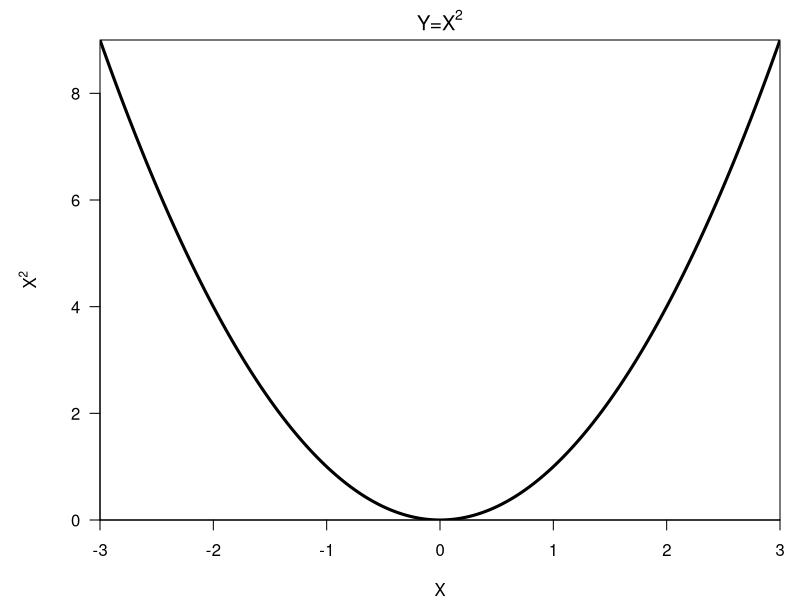
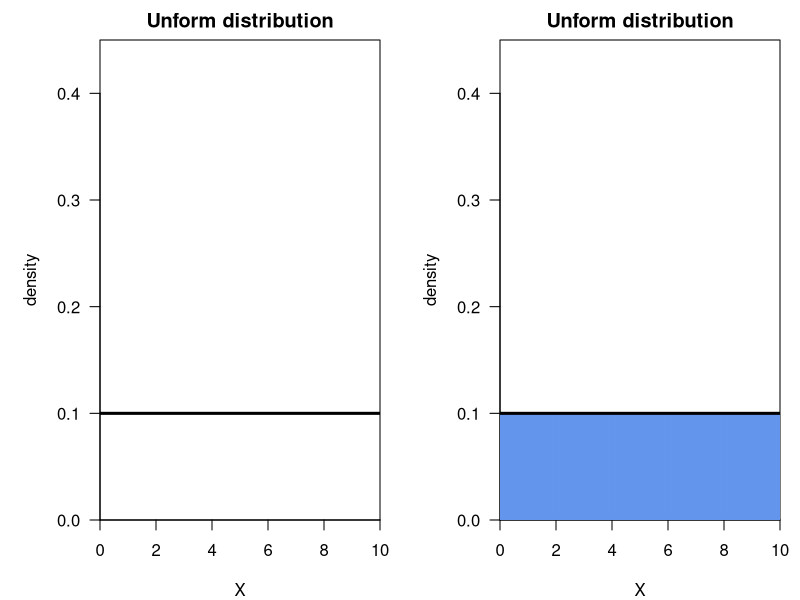
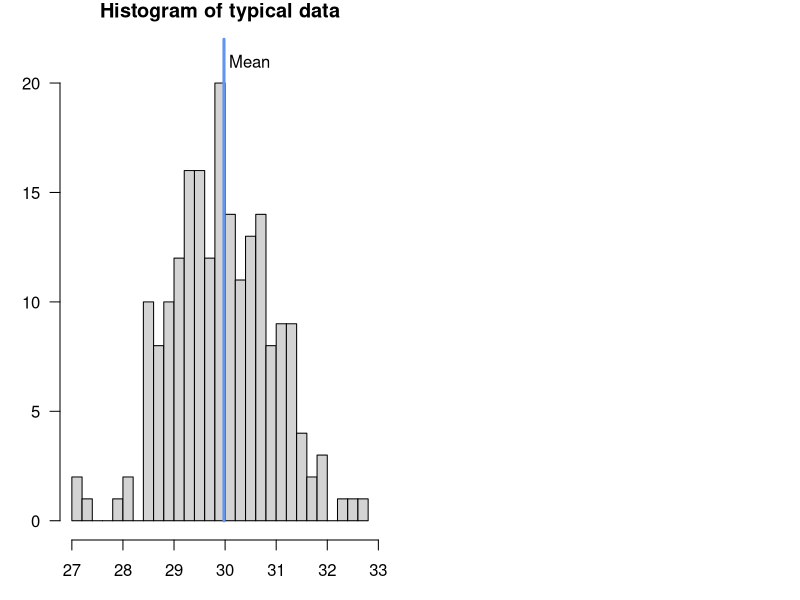
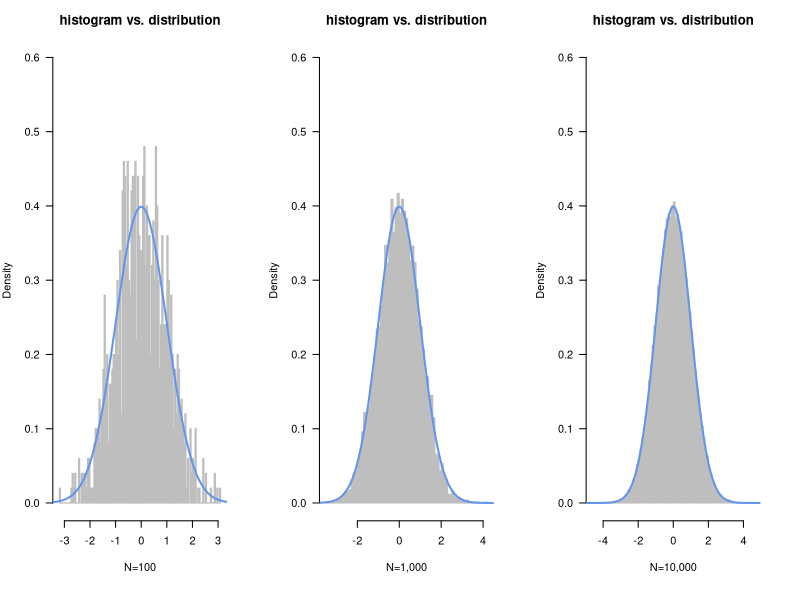
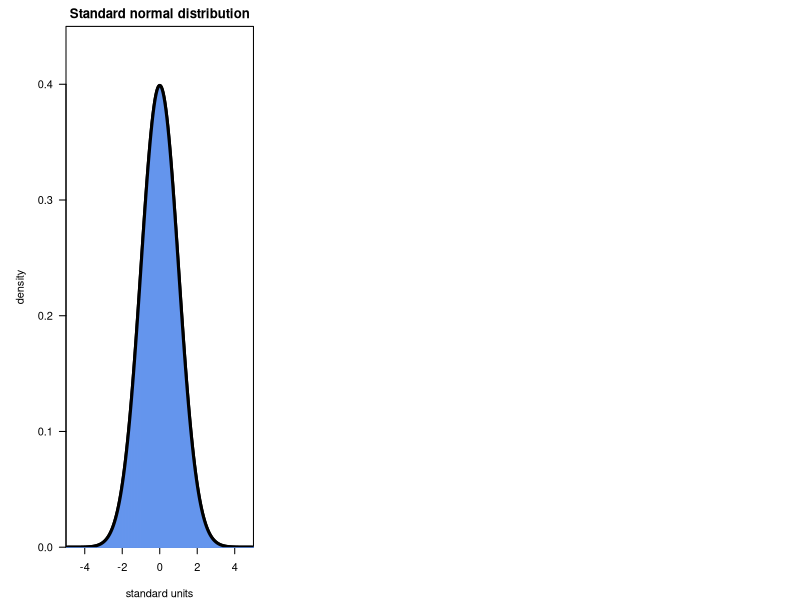
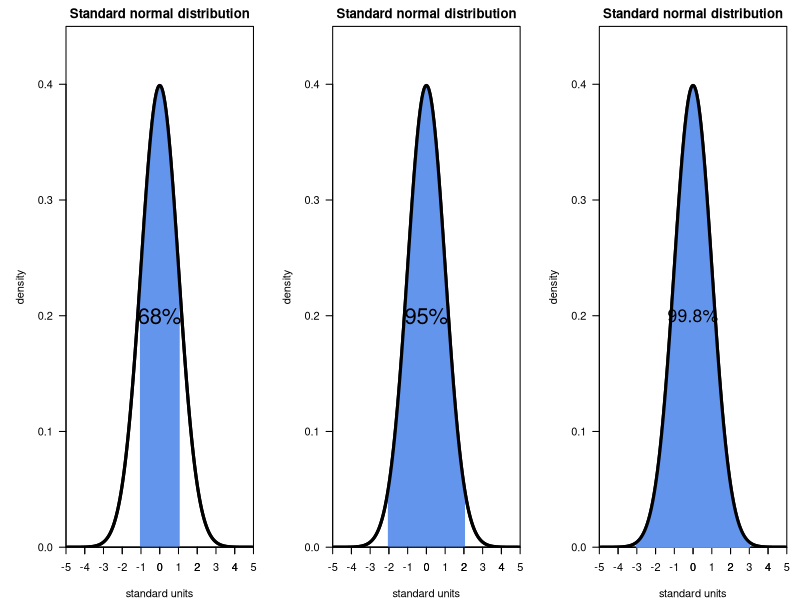
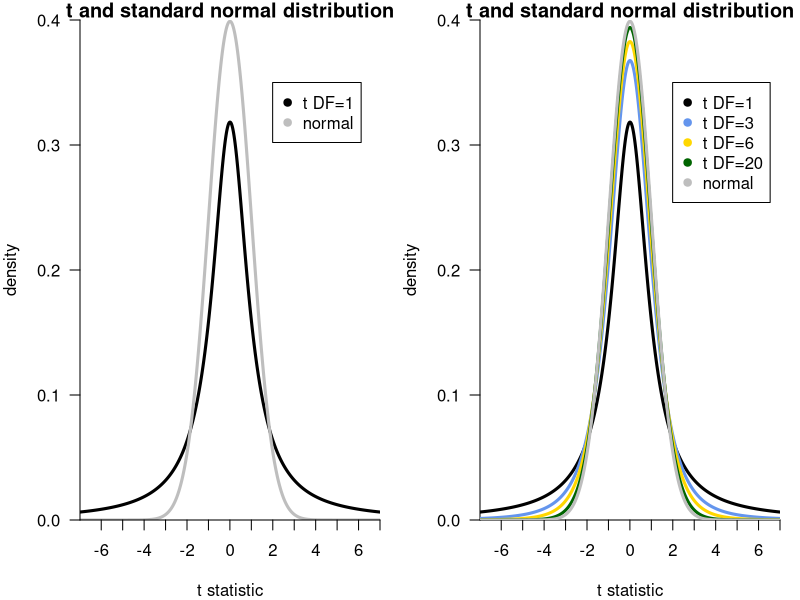

Reproduce these figures in R, in order.
## ---- chunk 1
library(grDevices)
vals = seq(from=-3,to=3, by=0.01)
par(mar=c(4,5,2,1))
plot( vals, vals^2, xlab="X", ylab=expression(X^2), xaxs="i",yaxs="i",las=1, type="l", lwd=3, main= expression( plain("Y=")*X^2) )
## ---- chunk 2
layout(matrix(1:2,1,2))
par(mar=c(4,5,2,1))
plot( 1,1, xlab="X", ylab="density", xaxs="i",yaxs="i",las=1, col="white",ylim=c(0,0.45), xlim=c(0,10), main="Unform distribution" )
lines(c(0,10), c(0.1, 0.1), lwd=3)

plot( 1,1, xlab="X", ylab="density", xaxs="i",yaxs="i",las=1, col="white",ylim=c(0,0.45), xlim=c(0,10), main="Unform distribution" )
vals = seq(from=0, to=10, by=0.01)
for(i in 1:length(vals)){
    x = vals[i]
    lines(c(x,x), c(0,0.1), col="cornflowerblue")
}
lines(c(0,10), c(0.1, 0.1), lwd=3)
## ---- chunk 3
par(mar=c(3,3,1,1))
vals=c(29.3,31.5,29.9,28.9,30,29.4,29.6,30.5,29.5,30,30.7,30.6,28.6,30.8,29.1,30.9,29.4,
28.8,29.7,29.1,30.7,31,29.3,28.5,28,30.8,28.1,31.1,31.3,28.6,29.5,29.6,30.6,29.4,
30.6,29.3,30.1,28.6,29.7,31.2,30.1,30.2,30.2,29.1,30,30,29.7,31.3,28.6,30.5,29.6,
29.1,29.9,29.5,29.8,31.4,29.1,31.8,31,29.4,31.7,31.4,30.6,29.4,30.6,30.7,29,29.1,
30.1,30.3,29.9,31.4,28.6,30.3,28.9,28.7,29.6,29.2,31.1,32.5,29.9,31.3,30.9,28.6,
30.3,30.8,30.1,29.8,29.5,29.4,30.8,30.4,30.3,31.6,29.9,29.3,31.1,30,29.8,29.2,30.6,
31.1,30.9,29.6,29.2,30.1,31.9,30.5,29.6,30.6,29.9,28.9,30.7,30.4,30.4,28.7,28.2,
29.4,29,29.8,30.5,31.3,29.1,29.4,30.9,29.6,27.3,30.8,29.4,30.1,30.8,28.8,30.7,
31.1,30.9,29.7,29.4,28.6,30.6,28.7,31,29.5,29.7,30,30.4,28.9,30.4,30,30.5,30.7,
27.1,29.5,30.2,32.3,28.6,31.5,32.7,29.8,27.1,30.2,29.6,28.8,29.9,29.2,30.7,31.9,
30,29.9,30.4,29.8,31.3,28.9,29.6,31.1,28.5,29.1,30.1,30.4,31.3,29.4,29.8,31.6,
30.1,30.1,30.1,30.7,31.9,28.7,31.2,29.5,30,29,30,28.9,30,28.8,31.1,29,29.3,29.9)
hist(vals, breaks=30, col="lightgrey", las=1, main="Histogram of typical data", ylim=c(0,22) )
lines( c( mean(vals), mean(vals) ), c(0, 22), col="cornflowerblue", lwd=3)
text( mean(vals)+0.5, 21, "Mean")
## ---- chunk 4
layout(matrix(1:3,1,3))
vals = seq(from=-5,to=5, by=0.01)
par(mar=c(6,4,3,3))
hist(rnorm(1000), breaks=100, probability=TRUE, las=1, ylim=c(0,0.6), border="gray", col="gray", main="histogram vs. distribution", xlab="N=100")
points( vals, dnorm(vals), type="l", lwd=2, col="cornflowerblue" )
hist(rnorm(10000), breaks=100, probability=TRUE, las=1, ylim=c(0,0.6), border="gray", col="gray", main="histogram vs. distribution", xlab="N=1,000")
points( vals, dnorm(vals), type="l", lwd=2, col="cornflowerblue" )
hist(rnorm(100000), breaks=100, probability=TRUE, las=1, ylim=c(0,0.6), border="gray", col="gray", main="histogram vs. distribution", xlab="N=10,000")
points( vals, dnorm(vals), type="l", lwd=2, col="cornflowerblue" )
## ---- chunk 5
vals = seq(from=-5,to=5, by=0.01)
par(mar=c(4,5,2,1))
plot( vals, dnorm(vals), xlab="standard units", ylab="density", xaxs="i",yaxs="i",las=1, 
      type="l", lwd=3, ylim=c(0,0.45), main="Standard normal distribution" )
for(i in 1:length(vals)){
    x = vals[i]
    y = dnorm(x)
    lines(c(x,x), c(0,y), col="cornflowerblue")
}
points( vals, dnorm(vals), type="l", lwd=3 )
## ---- chunk 6
layout(matrix(1:3,1,3))
vals = seq(from=-5,to=5, by=0.01)
par(mar=c(4,5,2,1))
plot( vals, dnorm(vals), xlab="standard units", ylab="density", xaxs="i",yaxs="i",las=1, 
      type="l", lwd=3, ylim=c(0,0.45), main="Standard normal distribution" )
for( i in seq(from=-1, to=1, by=0.01)){
    lines( c(i,i), c(0, dnorm(i)), col="cornflowerblue", lwd=2)
}
axis(1, -5:5)
points( vals, dnorm(vals), xlab="standard units", ylab="density", xaxs="i",yaxs="i",las=1, 
      type="l", lwd=3, ylim=c(0,0.45), main="Standard normal distribution" )
text(0,0.2,"68%", cex=2)

plot( vals, dnorm(vals), xlab="standard units", ylab="density", xaxs="i",yaxs="i",las=1, 
      type="l", lwd=3, ylim=c(0,0.45), main="Standard normal distribution" )
for( i in seq(from=-2, to=2, by=0.01)){
    lines( c(i,i), c(0, dnorm(i)), col="cornflowerblue", lwd=2)
}
axis(1, -5:5)

points( vals, dnorm(vals), xlab="standard units", ylab="density", xaxs="i",yaxs="i",las=1, 
      type="l", lwd=3, ylim=c(0,0.45), main="Standard normal distribution" )
text(0,0.2,"95%", cex=2)
plot( vals, dnorm(vals), xlab="standard units", ylab="density", xaxs="i",yaxs="i",las=1, 
      type="l", lwd=3, ylim=c(0,0.45), main="Standard normal distribution" )
axis(1, -5:5)
for( i in seq(from=-3, to=3, by=0.01)){
    lines( c(i,i), c(0, dnorm(i)), col="cornflowerblue", lwd=2)
}
text(0,0.2,"99.8%", cex=1.6)
points( vals, dnorm(vals), xlab="standard units", ylab="density", xaxs="i",yaxs="i",las=1, 
      type="l", lwd=3, ylim=c(0,0.45), main="Standard normal distribution" )

## ---- chunk 7
vals = seq(from=-7,to=7, by=0.01)
layout(matrix(1:2,1,2))
par(mar=c(4,4,1,1))
plot(dt( vals, df=1 ), type="l", yaxs="i", xaxs="i", lwd=3, axes=FALSE, 
     xlab="t statistic", ylab="density", main="t and standard normal distribution", ylim=c(0,.4) )
points( dnorm( vals ), type="l", lwd=3, col="gray" )
legend( 900,0.35, c("t DF=1", "normal"), col=c("black", "gray"), pch=19)
axis(2, seq(from=0, to=0.4, by=0.1), las=1)
axis(1, at=( length(vals) / 14 * 0:14) , labels=seq(from=-7, to=7, by=1), las=1)

plot(dt( vals, df=1 ), type="l", yaxs="i", xaxs="i", lwd=3, axes=FALSE, 
     xlab="t statistic", ylab="density", main="t and standard normal distribution", ylim=c(0,.4) )
axis(2, seq(from=0, to=0.4, by=0.1), las=1)
axis(1, at=( length(vals) / 14 * 0:14) , labels=seq(from=-7, to=7, by=1), las=1)
points( dt( vals, df=3 ), type="l", lwd=3, col="cornflowerblue" )
points( dt( vals, df=6 ), type="l", lwd=3, col="gold" )
points( dt( vals, df=20 ), type="l", lwd=3, col="darkgreen" )
points( dnorm( vals ), type="l", lwd=3, col="gray" )
legend( 900,0.35, c("t DF=1","t DF=3","t DF=6","t DF=20", "normal"), col=c("black", "cornflowerblue", "gold", "darkgreen", "gray"), pch=19)
